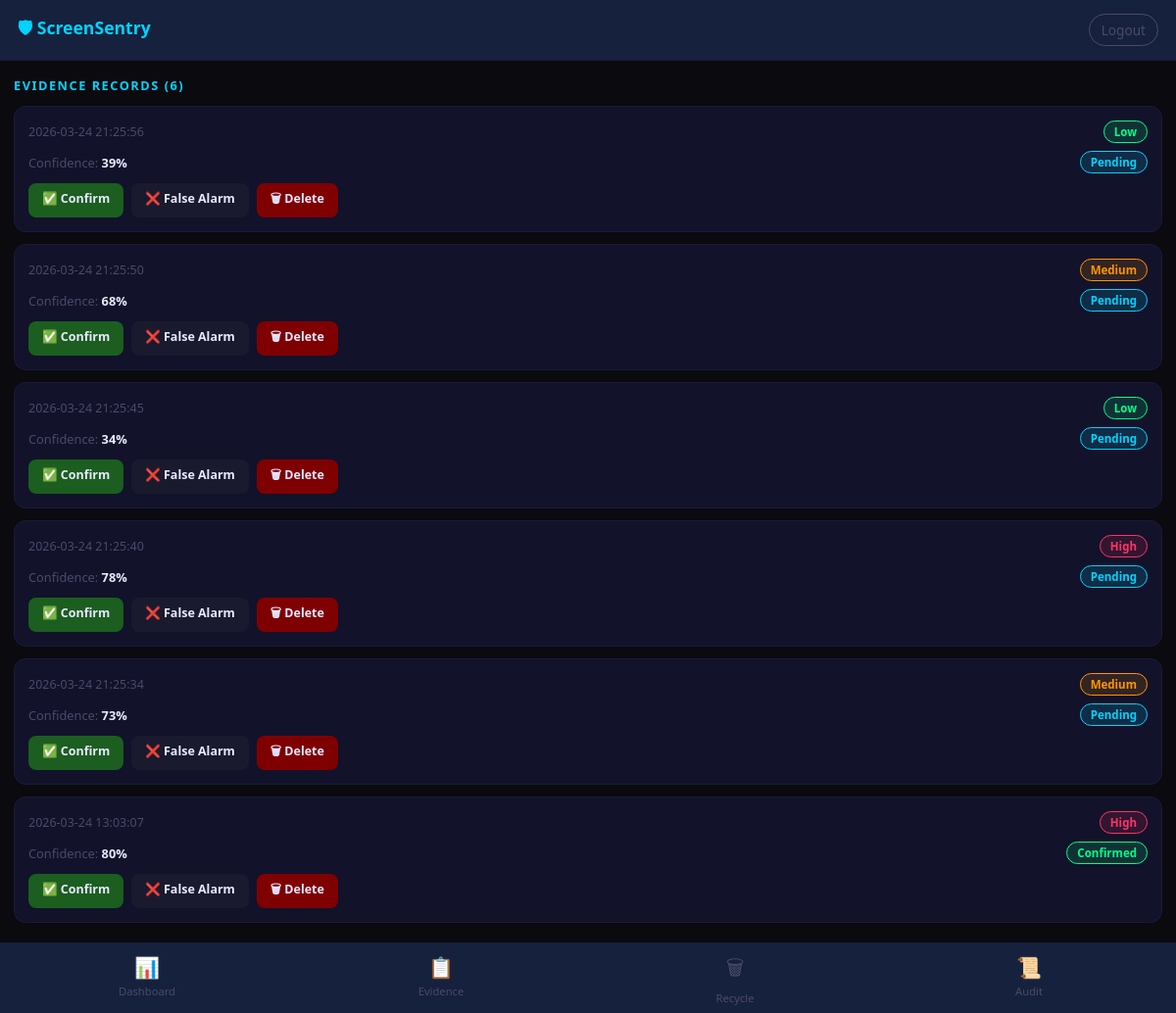
The app's page /evidence (signed in) with its own data.
### tables this page shows
CREATE TABLE evidence (
            id INTEGER PRIMARY KEY AUTOINCREMENT,
            timestamp TEXT NOT NULL,
            image_path TEXT NOT NULL,
            confidence REAL,
            severity TEXT DEFAULT 'Medium',
            status TEXT DEFAULT 'Pending',
            deleted INTEGER DEFAULT 0,
            hash TEXT NOT NULL,
            created_at TEXT DEFAULT CURRENT_TIMESTAMP
        );

### server.py (the view)
@app.route("/evidence")
def evidence():
    if not is_logged_in():
        return redirect(url_for("login"))
    records = database.get_all_evidence()
    return render_template("evidence.html", records=records)

### database.py (called while the page is built)
def get_connection():
    conn = sqlite3.connect(DB_PATH)
    conn.row_factory = sqlite3.Row
    return conn

def get_all_evidence(include_deleted=False):
    conn = get_connection()
    cursor = conn.cursor()
    if include_deleted:
        cursor.execute("SELECT * FROM evidence ORDER BY timestamp DESC")
    else:
        cursor.execute("SELECT * FROM evidence WHERE deleted = 0 ORDER BY timestamp DESC")
    rows = cursor.fetchall()
    conn.close()
    return [dict(row) for row in rows]

### server.py (called while the page is built)
def is_logged_in():
    return session.get('admin_logged_in') == True

### templates/evidence.html (shortened to what this page needs)
{% extends "base.html" %}
{% block content %}
{% set active = "evidence" %}
<div class="page">
  <p class="section-title">Evidence Records ({{ records|length }})</p>
  {% if records %}
    {% for rec in records %}
    <div class="evidence-item">
      {% set fname = rec.image_path.replace('\\','/').split('/')[-1] %}
      <div class="evidence-meta">
        <span class="evidence-time">{{ rec.timestamp }}</span>
        <span class="badge badge-{{ rec.severity.lower() }}">{{ rec.severity }}</span>
      </div>
      <div style="display:flex; justify-content:space-between; align-items:center;">
        <span style="font-size:0.8rem; color:#4a4a6a;">
          Confidence: <strong style="color:#e8e8ff">{{ "%.0f"|format(rec.confidence * 100) }}%</strong>
        </span>
        <span class="badge badge-{{ rec.status.lower().replace(' ','') }}">{{ rec.status }}</span>
      </div>
      <div class="evidence-actions">
        <a href="/evidence/{{ rec.id }}/status/Confirmed"   class="btn btn-green">✅ Confirm</a>
        <a href="/evidence/{{ rec.id }}/status/False Alarm" class="btn btn-gray">❌ False Alarm</a>
        <a href="/evidence/{{ rec.id }}/delete"             class="btn btn-red"
           onclick="return confirm('Move to recycle bin?')">🗑 Delete</a>
      </div>
    </div>
    {% endfor %}
  {% else %}
    <div class="empty">
      <div class="icon">📋</div>
      <p>No evidence records yet</p>
    </div>
  {% endif %}
</div>
{% endblock %}

### templates/base.html (shortened to what this page needs)
<!DOCTYPE html>
<html lang="en">
<head>
</head>
<body>
<nav class="navbar">
  <div class="brand">🛡 ScreenSentry</div>
  <a href="/logout" class="logout">Logout</a>
</nav>
{% block content %}{% endblock %}
<nav class="bottom-nav">
  <a href="/dashboard" class="{% if active=='dashboard' %}active{% endif %}">
    <span class="icon">📊</span>Dashboard
  </a>
  <a href="/evidence" class="{% if active=='evidence' %}active{% endif %}">
    <span class="icon">📋</span>Evidence
  </a>
  <a href="/recycle" class="{% if active=='recycle' %}active{% endif %}">
    <span class="icon">🗑</span>Recycle
  </a>
  <a href="/audit" class="{% if active=='audit' %}active{% endif %}">
    <span class="icon">📜</span>Audit
  </a>
</nav>
</body>
</html>

### templates/base.html (style rules this page uses)
* { margin:0; padding:0; box-sizing:border-box; -webkit-tap-highlight-color:transparent; }
:root { --bg: #0a0a0f; --bg2: #0f0f1a; --bg3: #1a1a2e; --bg4: #16213e; --card: #12122a; --accent: #00d4ff; --accent2: #7b2fff; --green: #00ff88; --red: #ff3366; --orange: #ff9500; --white: #e8e8ff; --gray: #4a4a6a; }
body { background:var(--bg); color:var(--white); font-family:'Segoe UI',Arial,sans-serif; min-height:100vh; }
.navbar { background:var(--bg4); padding:14px 18px; display:flex; align-items:center; justify-content:space-between; position:sticky; top:0; z-index:100; border-bottom:1px solid #1a1a3a; }
.navbar .brand { font-size:1.1rem; font-weight:700; color:var(--accent); display:flex; align-items:center; gap:8px; }
.navbar .logout { color:var(--gray); font-size:0.85rem; text-decoration:none; padding:6px 12px; border:1px solid var(--gray); border-radius:20px; }
.bottom-nav { position:fixed; bottom:0; left:0; right:0; background:var(--bg4); border-top:1px solid #1a1a3a; display:flex; z-index:100; }
.bottom-nav a { flex:1; text-align:center; padding:10px 4px 8px; color:var(--gray); text-decoration:none; font-size:0.7rem; display:flex; flex-direction:column; align-items:center; gap:3px; }
.bottom-nav a span.icon { font-size:1.3rem; }
.page { padding:16px 14px 80px; }
.badge { display:inline-block; padding:3px 10px; border-radius:20px; font-size:0.72rem; font-weight:600; }
.badge-high { background:#ff336622; color:var(--red); border:1px solid var(--red); }
.badge-medium { background:#ff950022; color:var(--orange); border:1px solid var(--orange); }
.badge-low { background:#00ff8822; color:var(--green); border:1px solid var(--green); }
.badge-confirmed { background:#00ff8822; color:var(--green); border:1px solid var(--green); }
.badge-pending { background:#00d4ff22; color:var(--accent); border:1px solid var(--accent); }
.btn { display:inline-block; padding:9px 18px; border-radius:8px; font-size:0.85rem; font-weight:600; text-decoration:none; border:none; cursor:pointer; text-align:center; }
.btn-green { background:#1b5e20; color:var(--white); }
.btn-red { background:#7f0000; color:var(--white); }
.btn-gray { background:var(--bg3); color:var(--white); }
.evidence-item { background:var(--card); border-radius:12px; padding:14px; margin-bottom:12px; border:1px solid #1a1a3a; }
.evidence-meta { display:flex; justify-content:space-between; align-items:center; margin-bottom:8px; }
.evidence-time { font-size:0.78rem; color:var(--gray); }
.evidence-actions { display:flex; gap:8px; flex-wrap:wrap; margin-top:10px; }
.evidence-actions .btn { padding:7px 14px; font-size:0.78rem; }
.section-title { font-size:0.8rem; color:var(--accent); text-transform:uppercase; letter-spacing:1.5px; margin-bottom:12px; font-weight:700; }

### records on screen
evidence: timestamp "2026-03-24 21:25:56", severity "Low", rec.confidence*100 "39", status "Pending"
evidence: timestamp "2026-03-24 21:25:50", severity "Medium", rec.confidence*100 "68", status "Pending"
evidence: timestamp "2026-03-24 21:25:45", severity "Low", rec.confidence*100 "34", status "Pending"
evidence: timestamp "2026-03-24 21:25:40", severity "High", rec.confidence*100 "78", status "Pending"
evidence: timestamp "2026-03-24 21:25:34", severity "Medium", rec.confidence*100 "73", status "Pending"
evidence: timestamp "2026-03-24 13:03:07", severity "High", rec.confidence*100 "80", status "Confirmed"

### other values on screen
{{ records|length }} "6"
